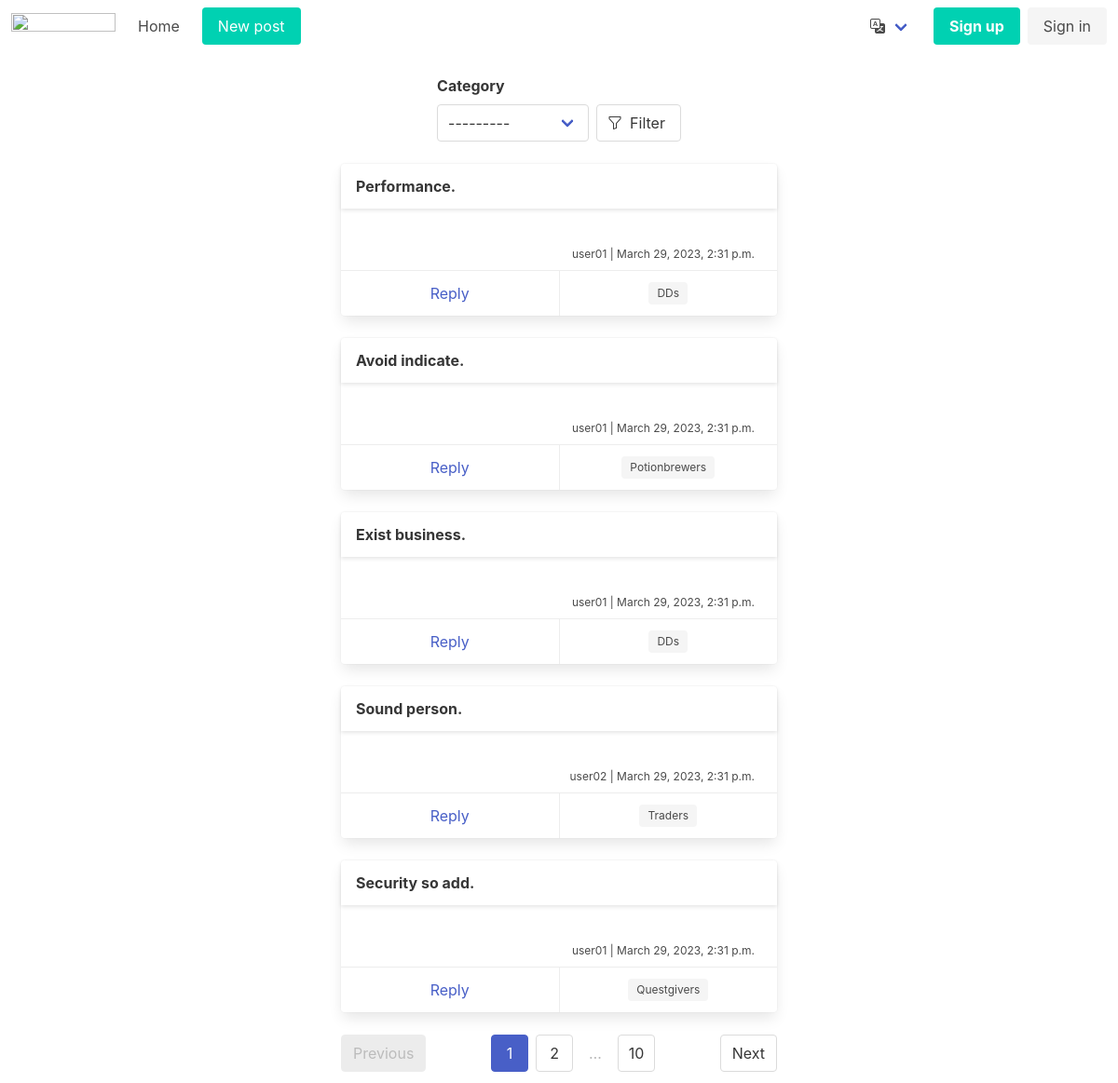
The app's page /, older data.
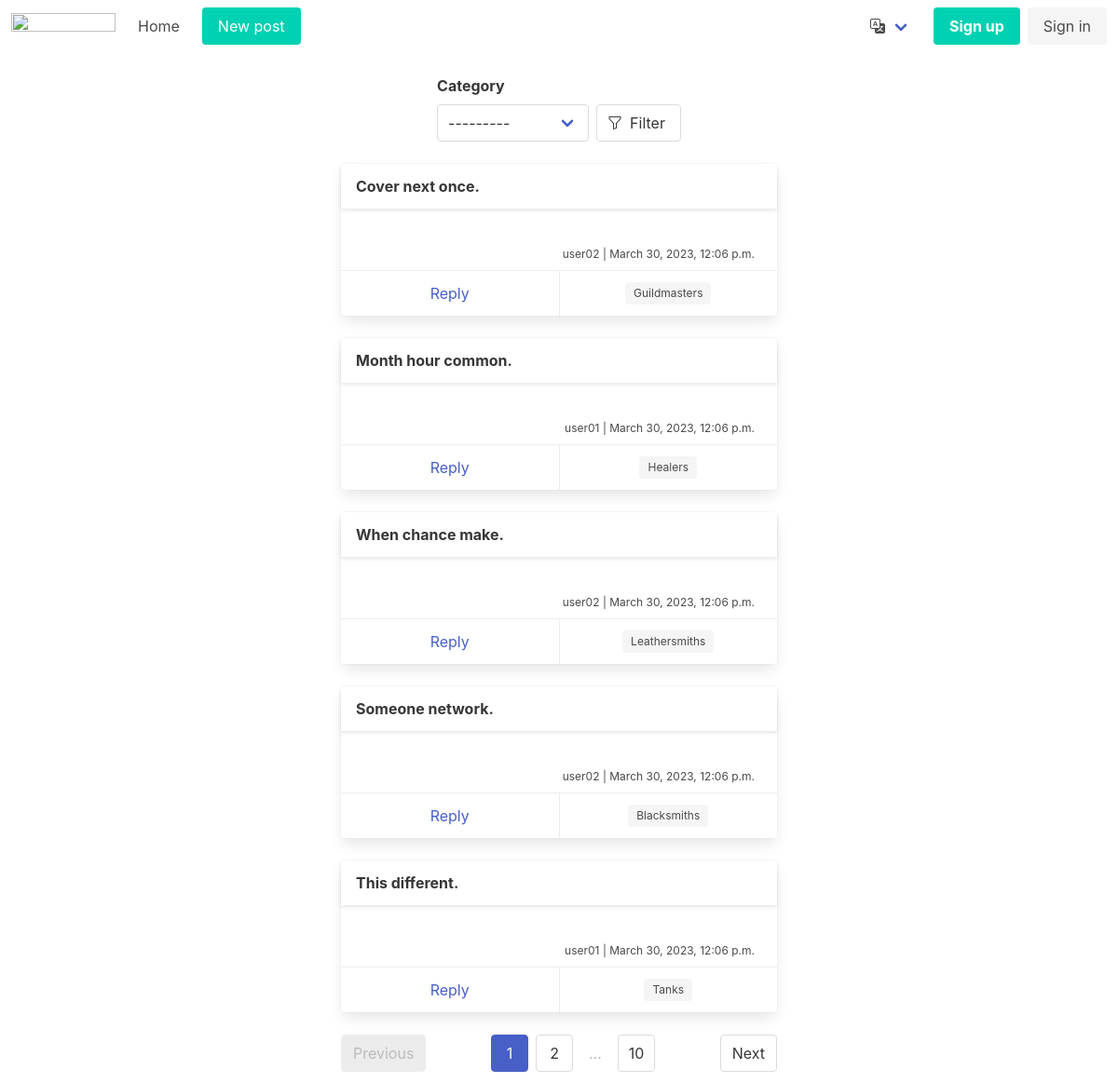
The same page, newer data.
### boardapp/models.py (models this page shows, shortened)
class Post(models.Model):
    author = models.ForeignKey(settings.AUTH_USER_MODEL, on_delete=models.CASCADE, verbose_name=_('Name'))
    title = models.CharField(max_length=255, verbose_name=_('Title'))
    text = tinymce_models.HTMLField(verbose_name=_('Text'))
    category = models.ForeignKey(Category, on_delete=models.RESTRICT, verbose_name=_('Category'))
    date = models.DateTimeField(auto_now_add=True, verbose_name=_('Date'))
    archived = models.BooleanField(default=False)
    class Meta:
        verbose_name = _('Post')
        verbose_name_plural = _('Posts')

class Category(models.Model):
    name = models.CharField(max_length=50, unique=True, verbose_name=_('Name'))
    def __str__(self):
        return f'{self.name}'
    class Meta:
        verbose_name = _('Category')
        verbose_name_plural = _('Сategories')

### users/models.py (models this page shows, shortened)
class User(AbstractUser):
    activated = models.BooleanField(default=False)

### boardapp/views.py (the view)
# urls.py: path('', PostListView.as_view(), name='home'),
class PostListView(FilterView):
    template_name = 'post_list.html'
    filterset_class = PostFilter
    paginate_by = 5
    model = Post
    ordering = ['date']
    def get_queryset(self):
        qs = super().get_queryset()
        qs = qs.filter(archived=False)
        return qs

### boardapp/templatetags/custom_filters.py (called while the page is built)
@register.simple_tag(takes_context=True)
def url_replace(context, **kwargs):
    _dict = context['request'].GET.copy()
    for key, value in kwargs.items():
        _dict[key] = value
    return _dict.urlencode()

### templates/post_list.html (shortened to what this page needs)
{% extends 'base/base.html' %}
{% load i18n %}
{% load custom_filters %}
{% block content %}
{% include 'base/filter.html' %}
<div class="columns is-centered">
  <div class="column is-half">
{% if object_list %}
  {% for post in object_list %}
    <div class="card mb-5">
      <header class="card-header">
        <p class="card-header-title">{{ post.title }}</p>
      </header>
      <div class="card-content pb-2">
        <div class="content">
          <p class="has-text-right is-size-7">{{ post.author }} | {{ post.date }}</p>
        </div>
      </div>
      <footer class="card-footer">
        {% block card-action %}
        {% if post.author == user %}
        <a href="{% url 'replies' %}?post={{ post.pk }}" class="card-footer-item">{% trans "Replies" %}</a>
        {% if not post.archived %}
        <a href="{% url 'post_edit' pk=post.pk %}" class="card-footer-item">{% trans "Edit" %}</a>
        {% else %}
        <p class="card-footer-item">
        <span class="tag">{% trans "Archived" %}</span>
        </p>
        {% endif %}
        <a href="{% url 'post_delete' pk=post.pk %}" class="card-footer-item">{% trans "Delete" %}</a>
        {% else %}
        <a href="{% url 'reply_create' post=post.pk %}" class="card-footer-item">
          {% trans "Reply" context "button" %}</a>
        {% endif %}
        <a href="?{% url_replace category=post.category.pk %}" class="card-footer-item">
          <span class="tag">{{ post.category }}</span>
        </a>
        {% endblock card-action %}
      </footer>
    </div>
  {% endfor %}
{% else %}
  <h2>{% trans "Nothing here!" %}</h2>
{% endif %}
    {% include 'base/paginator.html' %}
  </div>
</div>
{% endblock content %}

Row changes from the older to the newer data that the page shows:
removed Post: title "Exist business.", author "user01", date "March 29, 2023, 2:31 p.m.", category "DDs"
changed Post: title "Performance." → "Cover next once."; author "user01" → "user02"; date "March 29, 2023, 2:31 p.m." → "March 30, 2023, 12:06 p.m."; category "DDs" → "Guildmasters"
changed Post: title "Avoid indicate." → "Month hour common."; date "March 29, 2023, 2:31 p.m." → "March 30, 2023, 12:06 p.m."; category "Potionbrewers" → "Healers"
added Post: title "When chance make.", author "user02", date "March 30, 2023, 12:06 p.m.", category "Leathersmiths"
changed Post: title "Sound person." → "Someone network."; date "March 29, 2023, 2:31 p.m." → "March 30, 2023, 12:06 p.m."; category "Traders" → "Blacksmiths"
changed Post: title "Security so add." → "This different."; date "March 29, 2023, 2:31 p.m." → "March 30, 2023, 12:06 p.m."; category "Questgivers" → "Tanks"
